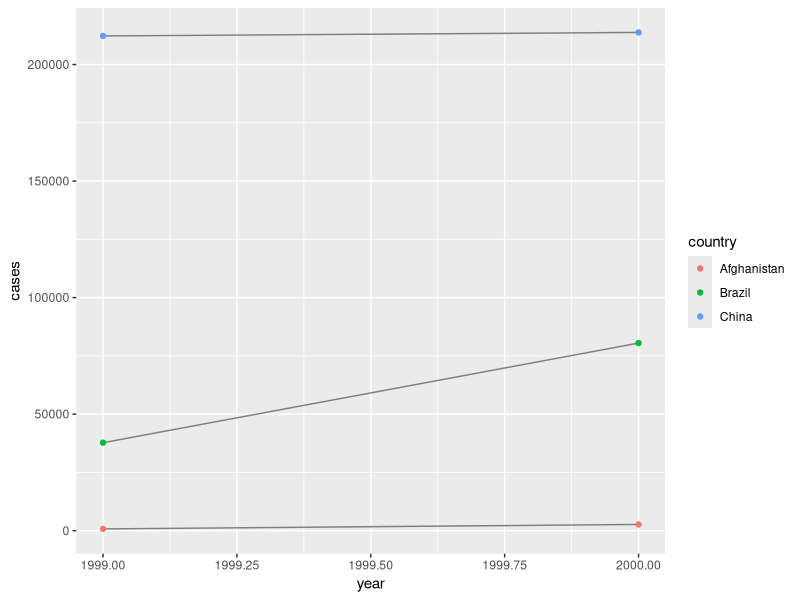
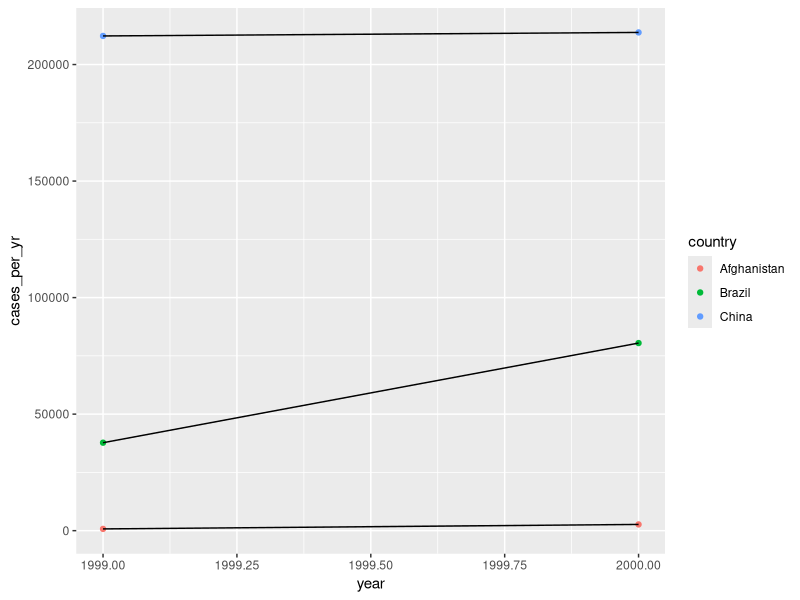

The R source for these figures, in order: (Note: this script raises an error after producing the figures.)
# https://r4ds.had.co.nz/tidy-data.html

# CHAPTER 12 TIDY DATA

#install.packages("tidyverse")
library(tidyverse)


# 12.2 TIDY DATA

## TIDY RULES
  # 1) Each variable must have its own column.
  # 2) Each observation must have its own row.
  # 3) Each value must have its own cell.

  # ==>
      # Put each dataset in a tibble.
      # Put each variable in a column

# packages in tidyverse are designed to work with tidy data

# compute rates per 10,000
table1 %>% 
  mutate(rate = cases / population * 10000)
# compute cases per year
table1 %>% 
  count(year, wt = cases)
# visualize changes over time
library(ggplot2)
ggplot(table1, aes(year, cases)) +
  geom_line(aes(group = country), colour = "grey50") +
  geom_point(aes(colour = country))


# 12.2 EXERCISES

  # 1 - 
  
  # 2 - 
glimpse(table2)
table2x <- table2 %>% 
  group_by(country, year) %>% 
  summarise(
    cases_per_yr = sum(count[type == "cases"], na.rm = TRUE),
    pop_per_yr = sum(count[type == "population"], na.rm = TRUE),
    rate_per_10k = cases_per_yr / pop_per_yr * 10000
  )

# table 4 xxxxxxx

  # 3 - 
  ggplot(data = table2x, aes(x = year, y = cases_per_yr))+
    geom_point(aes(colour = country))+
    geom_line(aes(group = country))

# -----------------------------------------------------------------------------
# 12.3 PIVOTING

# Data is typically not tidy right away
  
# Step 1 is always to figure out what are variables and what are observations
  
# Step 2 is to resolve one of two commons problems
  # A) one variable might be spread across multiple columns
  # B) one observation might be scattered across multiple rows
    
    # TWO MOST IMPORTANT FUNCTIONS IN TIDYR
    # pivot_longer()
    # pivot_wider()

# -----------------------------
# 12.3.1 LONGER
    # common problem is dataset where columns are not name of variables,
    # but they are vaues of a variable
        # e.g. 
          table4a
          #> # A tibble: 3 x 3
          #>   country     `1999` `2000`
          #> * <chr>        <int>  <int>
          #> 1 Afghanistan    745   2666
          #> 2 Brazil       37737  80488
          #> 3 China       212258 213766

  # need to pivot into a new pair of variables... need 3 parameters
    # 1) set of columns where names are values, not variables (1999, 2000)
    # 2) name of the variable to move column names to (year)
    # 3) name of variable to move columns values to (cases)

tidy4a <- table4a %>% 
  pivot_longer(c(`1999`, `2000`), names_to = "year", values_to = "cases")

tidy4b <- table4b %>% 
  pivot_longer(c(`1999`, `2000`), names_to = "year", values_to = "population")

left_join(tidy4a, tidy4b)  

#------------------------------------
  # 12.3.2 WIDER
# pivot_wider() opposite of pivot_longer()
  # USE WHEN AN OBSERVATION IS SCATTERED ACROSS MULTIPLE ROWS

table2 # ---> EX: OBSERVATION IS COUNTRY & YEAR
#> # A tibble: 12 x 4
#>   country      year type           count
#>   <chr>       <int> <chr>          <int>
#> 1 Afghanistan  1999 cases            745   # HERE
#> 2 Afghanistan  1999 population  19987071   # HERE
#> 3 Afghanistan  2000 cases           2666
#> 4 Afghanistan  2000 population  20595360
#> 5 Brazil       1999 cases          37737

  # need 2 things to pivot
    # 1) the COLUMN to take the VARIABLE NAMES from (type)
    # 2) the COLUMN names to take VALUES from (count)

table2 %>% 
  pivot_wider(names_from = type, values_from = count)


# 12.3,3 EXERCISES
  # 1 - why are pivot_longer() and pivot_wider not perf symmetrical?
stocks <- tibble(
  year   = c(2015, 2015, 2016, 2016),
  half  = c(   1,    2,     1,    2),
  return = c(1.88, 0.59, 0.92, 0.17)
) 

stocks %>% 
  pivot_wider(names_from = year, values_from = return) %>% 
  pivot_longer(`2015`:`2016`, names_to = "year", values_to = "return")  

  # not perfectly symmetrical because column type information is lost when a
  # data frame is converted from wide to long. 

stocks %>% 
  pivot_wider(names_from = year, values_from = return) %>% 
  pivot_longer(`2015`:`2016`, names_to = "year", values_to = "return",
               names_ptypes = list(year = double())) 
              # error
stocks %>% 
  pivot_wider(names_from = year, values_from = return) %>% 
  pivot_longer(`2015`:`2016`, names_to = "year", values_to = "return",
    names_transform = list(year = as.numeric)) # coerces
  
  # 2 - Why does this code fail?
table4a %>% 
  pivot_longer(c(1999, 2000), names_to = "year", values_to = "cases")
# 1999, 2000 are non-synactic variables => should be `1999`, `2000`

  # 3 - what happens if widen? why? how to add new col to uniquely ID
people <- tribble(
  ~name,             ~key,  ~values,
  #-----------------|--------|------
  "Phillip Woods",   "age",       45,
  "Phillip Woods",   "height",   186,
  "Phillip Woods",   "age",       50, # two ages for Phillip
  "Jessica Cordero", "age",       37,
  "Jessica Cordero", "height",   156
)
glimpse(people)

people %>% 
  pivot_wider(names_from = "key", values_from = "values")
# name            age       height   
# <chr>           <list>    <list>   
#   1 Phillip Woods   <dbl [2]> <dbl [1]>
#   2 Jessica Cordero <dbl [1]> <dbl [1]>
#   Warning message:
#   Values from `values` are not uniquely identified; output will contain list-cols.

# ADD A DISTINCT OBSERVATION COUNT
  (people2 <- people %>%
    group_by(name, key) %>% 
    mutate(
      obs = row_number()
    ))
people2 %>% 
  pivot_wider(names_from = name, values_from = values)


  # 4 - tidy. what are the vars? wider or longer?
preg <- tribble(
  ~pregnant, ~male, ~female,
  "yes",     NA,    10,
  "no",      20,    12
)
preg %>% 
  pivot_longer(c(male, female), names_to = "gender", values_to = "count",
               values_drop_na = TRUE)



#------------------------------------------------------------------------------
# 12.4 SEPARATING AND UNITING

# One column that contains 2 variables

  # > table3
  # # A tibble: 6 x 3
  # country      year rate             
  # * <chr>       <int> <chr>            
  #   1 Afghanistan  1999 745/19987071     
  # 2 Afghanistan  2000 2666/20595360 

table3 %>% 
  separate(rate, into = c("cases","population"))
    # country      year cases  population
    # <chr>       <int> <chr>  <chr>              # CHR colums XXX
    #   1 Afghanistan  1999 745    19987071 

table3 %>% 
  separate(rate, into = c("cases","population"), sep = "/") #auto detects but you can specify

table3 %>% 
  separate(rate, into = c("cases","population"), convert = TRUE) #converts to guess var type

table3 %>% 
  separate(year, into = c("century", "year"), sep = 2)  # splits a number in half

# ---------
  #  UNITE
table5 %>% 
  unite(new, century, year)
    # country     new   rate             
    # <chr>       <chr> <chr>            
    #   1 Afghanistan 19_99 745/19987071

table5 %>% 
  unite(new, century, year, sep = "")
  

# 12.4.3
  # 1 - extra and fill arguments in separate() ???
?separate

tibble(x = c("a,b,c", "d,e,f,g", "h,i,j")) %>% 
  separate(x, c("one", "two", "three"), extra = "merge") #warn, drop, merge

tibble(x = c("a,b,c", "d,e", "f,g,i")) %>% 
  separate(x, c("one", "two", "three"), fill = "right") #warn, (right, left - where the NA goes


  # 2 - remove argument in unite() and separate() ? WHy set it to FALSE?
tibble(x = c("a,b,c", "d,e,f,g", "h,i,j")) %>% 
  separate(x, c("one", "two", "three"), remove = FALSE) #keeps the old variable

  # 3 -



# ------------------------------------------------------------------------------
# 12.5 MISSING VALUES

  # Explicit - marked w/ NA
  # Implicit - simply not present in data
# An explicit missing value is the presence of an absence; 
#an implicit missing value is the absence of a presence.

stocks <- tibble(
  year   = c(2015, 2015, 2015, 2015, 2016, 2016, 2016), #IMPLICIT - missing 2016 q4
  qtr    = c(   1,    2,    3,    4,    2,    3,    4),
  return = c(1.88, 0.59, 0.35,   NA, 0.92, 0.17, 2.66) #EXPLICT NA
)

# can make impicit values explicit -> put years in the columns
stocks %>% 
  pivot_wider(names_from = year, values_from = return)

# can turn explicit values implicit if not important
stocks %>% 
  pivot_wider(names_from = year, values_from = return) %>% 
  pivot_longer(
    cols = c(`2015`,`2016`),
    names_to = "year",
    values_to = "return",
    values_drop_na = TRUE
  )

# making missing values explicit in tidy data is complete()

stocks %>% 
  complete(year, qtr)
    # takes a set of columns, and finds all unique combinations. It then ensures 
    # the original dataset contains all those values, filling in explicit NAs 
    # where necessary.

# Sometimes when a data source has primarily been used for data entry, missing 
# values indicate that the previous value should be carried forward:
treatment <- tribble(
  ~ person,           ~ treatment, ~response,
  "Derrick Whitmore", 1,           7,
  NA,                 2,           10,
  NA,                 3,           9,
  "Katherine Burke",  1,           4
)

treatment %>% 
  fill(person)
#  fill() takes a set of columns where you want missing values to be replaced by
# the most recent non-missing value (sometimes called last observation 
# carried forward).


#12.5 EXERCISES
   # 1 -
# The values_fill argument in pivot_wider() and the fill argument to complete()
# both set vales to replace NA. Both arguments accept named lists to set values
# for each column. Additionally, the values_fill argument of pivot_wider() accepts
# a single value. In complete(), the fill argument also sets a value to replace
# NAs but it is named list, allowing for different values for different variables.
# Also, both cases replace both implicit and explicit missing values.

stocks <- tibble(
  year   = c(2015, 2015, 2015, 2015, 2016, 2016, 2016),
  qtr    = c(   1,    2,    3,    4,    2,    3,    4),
  return = c(1.88, 0.59, 0.35,   NA, 0.92, 0.17, 2.66)
)
stocks %>% 
  pivot_wider(names_from = year, values_from = return,
              values_fill = 0)

stocks %>% 
  complete(year, qtr, fill=list(return=0))

  # 2 - direction argument to fill()
treatment %>% 
  fill(person, .direction = "up")
# which way the NAs are fille up or down



#------------------------------------------------------------------------------
# 12.6 CASE STUDY

  # The tidyr::who dataset contains tuberculosis (TB) cases broken down by
  # year, country, age, gender, and diagnosis method

who
glimpse(who)
head(who)
tail(who)

# 1) START WITH LOOKING AT COLUMNS THAT ARE NOT VARIABLES

  # counttry, iso2, iso3 are 3 VARIABLES all redundantly identify country
  # year is a VARIABLE
  # other cols are likely values not variables bc of names

# 2) 
  # we dont know what the col names are yet -> name 'key'
  # we know the cells represent count of cases -> 'cases'
  # lot of missing values, for now we will drop

who1 <- who %>% 
  pivot_longer(
    cols = new_sp_m014:newrel_f65,
    names_to = "key",
    values_to = "cases",
    values_drop_na = TRUE
  )
who1

# count values in the key column to understand the structure
who1 %>% 
  count(key)


    # The first three letters of each column denote whether the column contains new or old cases of TB. In this dataset, each column contains new cases.
    # 
    # The next two letters describe the type of TB:
    #   
    #   rel stands for cases of relapse
    # ep stands for cases of extrapulmonary TB
    # sn stands for cases of pulmonary TB that could not be diagnosed by a pulmonary smear (smear negative)
    # sp stands for cases of pulmonary TB that could be diagnosed by a pulmonary smear (smear positive)
    # The sixth letter gives the sex of TB patients. The dataset groups cases by males (m) and females (f).
    # 
    # The remaining numbers gives the age group. The dataset groups cases into seven age groups:
    #   
    #   014 = 0 - 14 years old
    # 1524 = 15 - 24 years old
    # 2534 = 25 - 34 years old
    # 3544 = 35 - 44 years old
    # 4554 = 45 - 54 years old
    # 5564 = 55 - 64 years old
    # 65 = 65 or older


# names are slightly inconsistent because instead of new_rel we have newrel
who2 <- who1 %>% 
  mutate(
    key = stringr::str_replace(key, "newrel", "new_rel1")
  )
who2

# first split at each underscore
who3 <- who2 %>% 
  separate(key, c("new","type","sexage"), sep = "_")
who3

# drop redundant cols
who3 %>% 
  count(new) # may as well drop because constant
who4 <- who3 %>%  
  select(-new, -iso2, -iso3) # remove redundant cols

# separate sexage into sex and age
who5 <- who4 %>% 
  separate(sexage, c("sexage","age"), sep = 1)
who5

# WOOO TIDY!!! 

# relly we should use a pipe,,,,
tidy_who <- who %>%
  pivot_longer(
    cols = new_sp_m014:newrel_f65, 
    names_to = "key", 
    values_to = "cases", 
    values_drop_na = TRUE
  ) %>% 
  mutate(
    key = stringr::str_replace(key, "newrel", "new_rel")
  ) %>%
  separate(key, c("new", "var", "sexage")) %>% 
  select(-new, -iso2, -iso3) %>% 
  separate(sexage, c("sex", "age"), sep = 1)

#12.6 EXERCISES
  # 1 - was it reasonable to drop NA values? how are missing values represented
    # in this dataset? iumplicit? diff between NA and 0?
tidy_who_NA <- who %>%
  pivot_longer(
    cols = new_sp_m014:newrel_f65, 
    names_to = "key", 
    values_to = "cases", 
    values_drop_na = FALSE
  ) %>% 
  mutate(
    key = stringr::str_replace(key, "newrel", "new_rel")
  ) %>%
  separate(key, c("new", "var", "sexage")) %>% 
  select(-new, -iso2, -iso3) %>% 
  separate(sexage, c("sex", "age"), sep = 1)

# NA could mean there were no cases detected in this country or he data is not available
tidy_who_NA %>% 
  filter(cases == 0 | is.na(cases) == TRUE) %>% 
  count(cases)
# 0s are likely explicit meaning 0 posittives cases 
# Explicit NA represents missing data for (country, year)
# Implicit mising values is missing data for a country that didnt exist

  # 2 - 
  # 3 - iso2, iso3 redundant w/ country... confirm this

who3 %>% 
  select(country:iso3) %>% 
  distinct() %>% 
  group_by(country) %>% 
  filter(n() > 1)

  # 4 - 
tidy_who %>% 
  group_by(country, year, sex) %>% 
  filter(year > 2000) %>% 
  summarise(
    cases = sum(cases)
  ) %>% 
  unite(country_sex, country, sex, remove = FALSE) %>% 
  ggplot(aes(year,cases, group = country_sex, colour = sex)) +
    geom_line()
